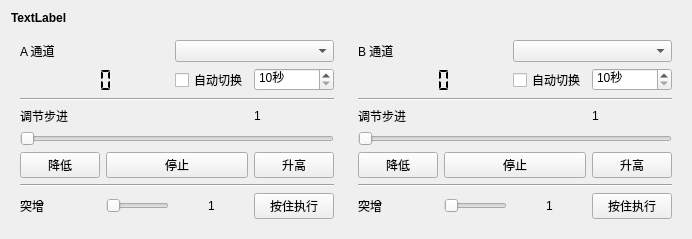
<?xml version="1.0" encoding="UTF-8"?>
<ui version="4.0">
 <class>DeviceOperator</class>
 <widget class="QWidget" name="DeviceOperator">
  <property name="geometry">
   <rect>
    <x>0</x>
    <y>0</y>
    <width>692</width>
    <height>231</height>
   </rect>
  </property>
  <property name="windowTitle">
   <string>Form</string>
  </property>
  <property name="styleSheet">
   <string notr="true"/>
  </property>
  <layout class="QGridLayout" name="gridLayout_2">
   <item row="0" column="0">
    <layout class="QVBoxLayout" name="verticalLayout">
     <item>
      <widget class="QLabel" name="lbl_id">
       <property name="sizePolicy">
        <sizepolicy hsizetype="Preferred" vsizetype="Preferred">
         <horstretch>0</horstretch>
         <verstretch>0</verstretch>
        </sizepolicy>
       </property>
       <property name="maximumSize">
        <size>
         <width>16777215</width>
         <height>20</height>
        </size>
       </property>
       <property name="font">
        <font>
         <weight>75</weight>
         <bold>true</bold>
        </font>
       </property>
       <property name="text">
        <string>TextLabel</string>
       </property>
      </widget>
     </item>
     <item>
      <layout class="QGridLayout" name="gridLayout">
       <item row="0" column="0">
        <widget class="QWidget" name="widget_a" native="true">
         <property name="styleSheet">
          <string notr="true"/>
         </property>
         <layout class="QGridLayout" name="gridLayout_3">
          <item row="3" column="3">
           <widget class="QLabel" name="lbl_a_step">
            <property name="text">
             <string>1</string>
            </property>
           </widget>
          </item>
          <item row="8" column="2">
           <widget class="QLabel" name="lbl_a_boost">
            <property name="text">
             <string>1</string>
            </property>
            <property name="alignment">
             <set>Qt::AlignCenter</set>
            </property>
           </widget>
          </item>
          <item row="1" column="2">
           <widget class="QCheckBox" name="chk_a_auto">
            <property name="text">
             <string>自动切换</string>
            </property>
           </widget>
          </item>
          <item row="6" column="3">
           <widget class="QPushButton" name="btn_a_increase">
            <property name="text">
             <string>升高</string>
            </property>
           </widget>
          </item>
          <item row="1" column="0" colspan="2">
           <widget class="QLCDNumber" name="lcd_a_strength">
            <property name="frameShape">
             <enum>QFrame::NoFrame</enum>
            </property>
            <property name="digitCount">
             <number>3</number>
            </property>
            <property name="segmentStyle">
             <enum>QLCDNumber::Flat</enum>
            </property>
           </widget>
          </item>
          <item row="8" column="3">
           <widget class="QPushButton" name="btn_a_boost">
            <property name="text">
             <string>按住执行</string>
            </property>
           </widget>
          </item>
          <item row="8" column="1">
           <widget class="QSlider" name="sb_a_boost">
            <property name="minimum">
             <number>1</number>
            </property>
            <property name="maximum">
             <number>40</number>
            </property>
            <property name="orientation">
             <enum>Qt::Horizontal</enum>
            </property>
           </widget>
          </item>
          <item row="8" column="0">
           <widget class="QLabel" name="lbl_cap_a_boost">
            <property name="text">
             <string>突增</string>
            </property>
           </widget>
          </item>
          <item row="3" column="0">
           <widget class="QLabel" name="lbl_cap_a_step">
            <property name="text">
             <string>调节步进</string>
            </property>
           </widget>
          </item>
          <item row="0" column="0" colspan="2">
           <widget class="QLabel" name="lbl_cap_a">
            <property name="text">
             <string>A 通道</string>
            </property>
           </widget>
          </item>
          <item row="6" column="0">
           <widget class="QPushButton" name="btn_a_decrease">
            <property name="text">
             <string>降低</string>
            </property>
           </widget>
          </item>
          <item row="0" column="2" colspan="2">
           <widget class="QComboBox" name="cb_a_wave"/>
          </item>
          <item row="6" column="1" colspan="2">
           <widget class="QPushButton" name="btn_a_stop">
            <property name="text">
             <string>停止</string>
            </property>
           </widget>
          </item>
          <item row="2" column="0" colspan="4">
           <widget class="Line" name="line">
            <property name="orientation">
             <enum>Qt::Horizontal</enum>
            </property>
           </widget>
          </item>
          <item row="5" column="0" colspan="4">
           <widget class="QSlider" name="silde_a_step">
            <property name="minimum">
             <number>1</number>
            </property>
            <property name="maximum">
             <number>274</number>
            </property>
            <property name="orientation">
             <enum>Qt::Horizontal</enum>
            </property>
           </widget>
          </item>
          <item row="7" column="0" colspan="4">
           <widget class="Line" name="line_3">
            <property name="orientation">
             <enum>Qt::Horizontal</enum>
            </property>
           </widget>
          </item>
          <item row="1" column="3">
           <widget class="QSpinBox" name="sp_a_auto_timer">
            <property name="suffix">
             <string>秒</string>
            </property>
            <property name="minimum">
             <number>10</number>
            </property>
            <property name="maximum">
             <number>600</number>
            </property>
           </widget>
          </item>
         </layout>
        </widget>
       </item>
       <item row="0" column="1">
        <widget class="QWidget" name="widget_b" native="true">
         <property name="styleSheet">
          <string notr="true"/>
         </property>
         <layout class="QGridLayout" name="gridLayout_4">
          <item row="3" column="0">
           <widget class="QLabel" name="lbl_cap_b_step">
            <property name="text">
             <string>&lt;html&gt;&lt;head/&gt;&lt;body&gt;&lt;p&gt;调节步进&lt;/p&gt;&lt;/body&gt;&lt;/html&gt;</string>
            </property>
           </widget>
          </item>
          <item row="0" column="2" colspan="2">
           <widget class="QComboBox" name="cb_b_wave"/>
          </item>
          <item row="0" column="0">
           <widget class="QLabel" name="lbl_cap_b">
            <property name="text">
             <string>B 通道</string>
            </property>
           </widget>
          </item>
          <item row="5" column="3">
           <widget class="QPushButton" name="btn_b_increase">
            <property name="text">
             <string>升高</string>
            </property>
           </widget>
          </item>
          <item row="7" column="1">
           <widget class="QSlider" name="sb_b_boost">
            <property name="minimum">
             <number>1</number>
            </property>
            <property name="maximum">
             <number>40</number>
            </property>
            <property name="orientation">
             <enum>Qt::Horizontal</enum>
            </property>
           </widget>
          </item>
          <item row="7" column="2">
           <widget class="QLabel" name="lbl_b_boost">
            <property name="text">
             <string>1</string>
            </property>
            <property name="alignment">
             <set>Qt::AlignCenter</set>
            </property>
           </widget>
          </item>
          <item row="7" column="3">
           <widget class="QPushButton" name="btn_b_boost">
            <property name="text">
             <string>按住执行</string>
            </property>
           </widget>
          </item>
          <item row="5" column="1" colspan="2">
           <widget class="QPushButton" name="btn_b_stop">
            <property name="text">
             <string>停止</string>
            </property>
           </widget>
          </item>
          <item row="2" column="0" colspan="4">
           <widget class="Line" name="line_2">
            <property name="orientation">
             <enum>Qt::Horizontal</enum>
            </property>
           </widget>
          </item>
          <item row="1" column="2">
           <widget class="QCheckBox" name="chk_b_auto">
            <property name="text">
             <string>自动切换</string>
            </property>
           </widget>
          </item>
          <item row="3" column="3">
           <widget class="QLabel" name="lbl_b_step">
            <property name="text">
             <string>1</string>
            </property>
           </widget>
          </item>
          <item row="1" column="0" colspan="2">
           <widget class="QLCDNumber" name="lcd_b_strength">
            <property name="frameShape">
             <enum>QFrame::NoFrame</enum>
            </property>
            <property name="smallDecimalPoint">
             <bool>false</bool>
            </property>
            <property name="digitCount">
             <number>3</number>
            </property>
            <property name="segmentStyle">
             <enum>QLCDNumber::Flat</enum>
            </property>
           </widget>
          </item>
          <item row="7" column="0">
           <widget class="QLabel" name="lbl_cap_b_boost">
            <property name="text">
             <string>突增</string>
            </property>
           </widget>
          </item>
          <item row="4" column="0" colspan="4">
           <widget class="QSlider" name="silde_b_step">
            <property name="minimum">
             <number>1</number>
            </property>
            <property name="maximum">
             <number>274</number>
            </property>
            <property name="orientation">
             <enum>Qt::Horizontal</enum>
            </property>
           </widget>
          </item>
          <item row="5" column="0">
           <widget class="QPushButton" name="btn_b_decrease">
            <property name="text">
             <string>降低</string>
            </property>
           </widget>
          </item>
          <item row="6" column="0" colspan="4">
           <widget class="Line" name="line_4">
            <property name="orientation">
             <enum>Qt::Horizontal</enum>
            </property>
           </widget>
          </item>
          <item row="1" column="3">
           <widget class="QSpinBox" name="sp_b_auto_timer">
            <property name="suffix">
             <string>秒</string>
            </property>
            <property name="minimum">
             <number>10</number>
            </property>
            <property name="maximum">
             <number>600</number>
            </property>
           </widget>
          </item>
         </layout>
        </widget>
       </item>
      </layout>
     </item>
    </layout>
   </item>
  </layout>
 </widget>
 <resources/>
 <connections/>
</ui>
